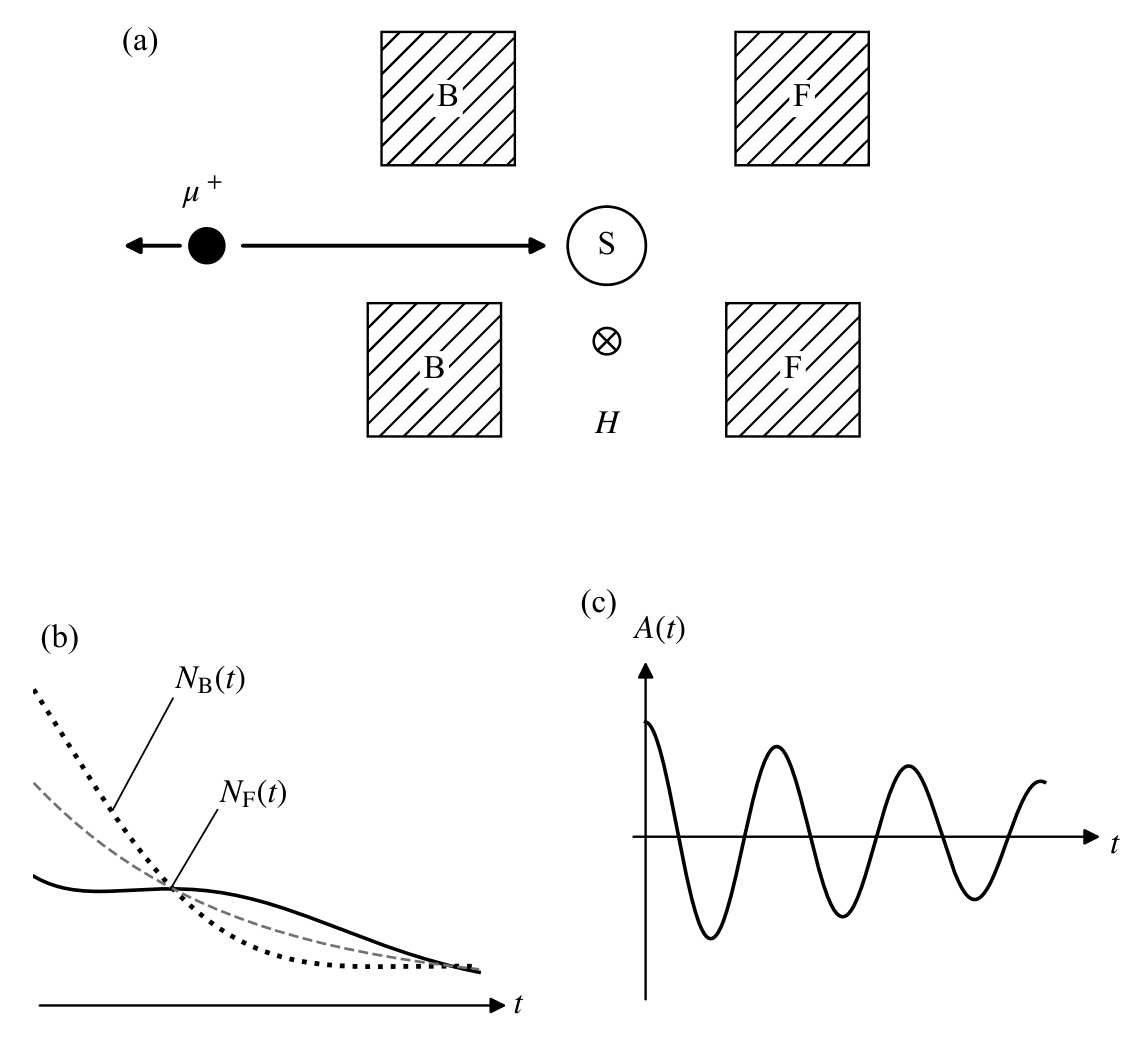

This figure's Python source:
# -*- coding: utf-8 -*-
# Fig 3.23 muSR: (a) layout of the mu+ beam, sample S, forward/back detectors,
# transverse field H (into page); (b) back/forward count rates N_B (dotted) and
# N_F (solid) oscillating in opposite phase about their smooth average (dashed);
# (c) asymmetry A(t) = a0 exp(-lambda t) cos(w_mu t).
import numpy as np
import matplotlib
matplotlib.use('Agg')
import matplotlib.pyplot as plt
from matplotlib.patches import Rectangle, Circle
import sys
sys.path.insert(0, r'E:\AI整理书籍\磁学\book\fig_src')
from mplstyle import save_fig

plt.rcParams.update({'hatch.linewidth': 0.7})

fig = plt.figure(figsize=(5.2, 4.9))
gs = fig.add_gridspec(2, 2, height_ratios=[1.0, 0.92],
                      left=0.03, right=0.985, top=0.985, bottom=0.05,
                      wspace=0.24, hspace=0.30)

# ---------------- (a) schematic ----------------
axa = fig.add_subplot(gs[0, :])
axa.set_xlim(0, 4.0)
axa.set_ylim(0, 1.95)
axa.set_aspect('equal')
axa.axis('off')

axa.text(0.05, 1.80, '(a)', fontsize=11)
# mu+ stop point and spin direction (initial spin opposite to beam)
axa.add_patch(Circle((0.42, 0.95), 0.075, fc='black', ec='black'))
axa.text(0.42, 1.14, r'$\mu^+$', ha='center', fontsize=11)
axa.annotate('', xy=(0.03, 0.95), xytext=(0.33, 0.95),
             arrowprops=dict(arrowstyle='-|>', lw=1.3, color='black'))
# beam arrow to the sample
axa.annotate('', xy=(1.93, 0.95), xytext=(0.55, 0.95),
             arrowprops=dict(arrowstyle='-|>', lw=1.3, color='black'))
# sample
axa.add_patch(Circle((2.16, 0.95), 0.17, fc='white', ec='black', lw=0.9))
axa.text(2.16, 0.95, 'S', ha='center', va='center', fontsize=11)
# detectors: back (B) on the left, forward (F) on the right
for (x0, y0, lab) in [(1.18, 1.30, 'B'), (2.72, 1.30, 'F'),
                      (1.12, 0.12, 'B'), (2.68, 0.12, 'F')]:
    axa.add_patch(Rectangle((x0, y0), 0.58, 0.58, fc='white', ec='black',
                            hatch='///', lw=0.8))
    axa.text(x0 + 0.29, y0 + 0.29, lab, ha='center', va='center', fontsize=11,
             bbox=dict(fc='white', ec='none', pad=1.2))
# transverse field into the page
axa.text(2.16, 0.52, r'$\otimes$', ha='center', va='center', fontsize=13)
axa.text(2.16, 0.16, r'$H$', ha='center', va='center', fontsize=11, style='italic')

# ---------------- (b) count rates ----------------
axb = fig.add_subplot(gs[1, 0])
t = np.linspace(0, 8, 800)
tau, a0, om = 3.5, 0.45, 2 * np.pi * 0.10
avg = np.exp(-t / tau) / (1 + a0)
NB = avg * (1 + a0 * np.cos(om * t))
NF = avg * (1 - a0 * np.cos(om * t))
axb.plot(t, NB, ls=':', lw=1.6, color='black')
axb.plot(t, NF, ls='-', lw=1.2, color='black')
axb.plot(t, avg, ls='--', lw=0.9, color='0.45')
axb.set_xlim(0, 8.6)
axb.set_ylim(-0.05, 1.32)
axb.axis('off')
# bottom axis with arrow, label t
axb.annotate('', xy=(8.6, -0.05), xytext=(0, -0.05),
             arrowprops=dict(arrowstyle='-|>', lw=0.8, color='black'))
axb.text(8.62, -0.05, r'$t$', fontsize=11, va='center')
axb.text(0.12, 1.14, '(b)', fontsize=11)
axb.text(2.55, 1.00, r'$N_{\rm B}(t)$', fontsize=11)
axb.plot([2.50, 1.42], [0.97, 0.60], lw=0.6, color='black')
axb.text(3.35, 0.62, r'$N_{\rm F}(t)$', fontsize=11)
axb.plot([3.30, 2.45], [0.60, 0.335], lw=0.6, color='black')

# ---------------- (c) asymmetry ----------------
axc = fig.add_subplot(gs[1, 1])
t2 = np.linspace(0, 5.5, 600)
A = 0.92 * np.exp(-t2 / 7.5) * np.cos(2 * np.pi * 0.55 * t2)
axc.plot(t2, A, lw=1.2, color='black')
axc.set_xlim(-0.25, 6.35)
axc.set_ylim(-1.35, 1.95)
axc.axis('off')
axc.annotate('', xy=(6.35, 0), xytext=(-0.25, 0),
             arrowprops=dict(arrowstyle='-|>', lw=0.8, color='black'))
axc.annotate('', xy=(0, 1.45), xytext=(0, -1.35),
             arrowprops=dict(arrowstyle='-|>', lw=0.8, color='black'))
axc.text(6.40, -0.13, r'$t$', fontsize=11)
axc.text(-0.15, 1.58, r'$A(t)$', fontsize=11)
axc.text(-0.9, 1.80, '(c)', fontsize=11)

save_fig(fig, 'ch3', 'fig3_23')
